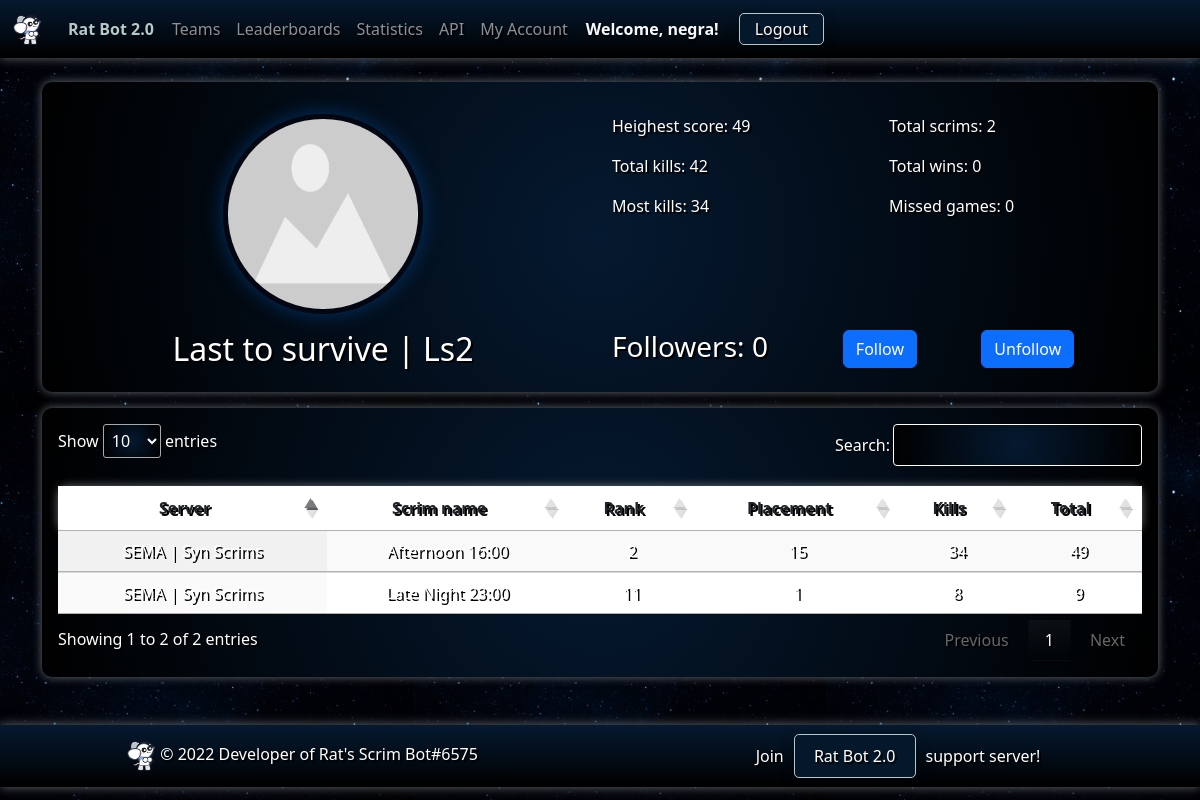
The app's page /teams/21 (signed in), older data.
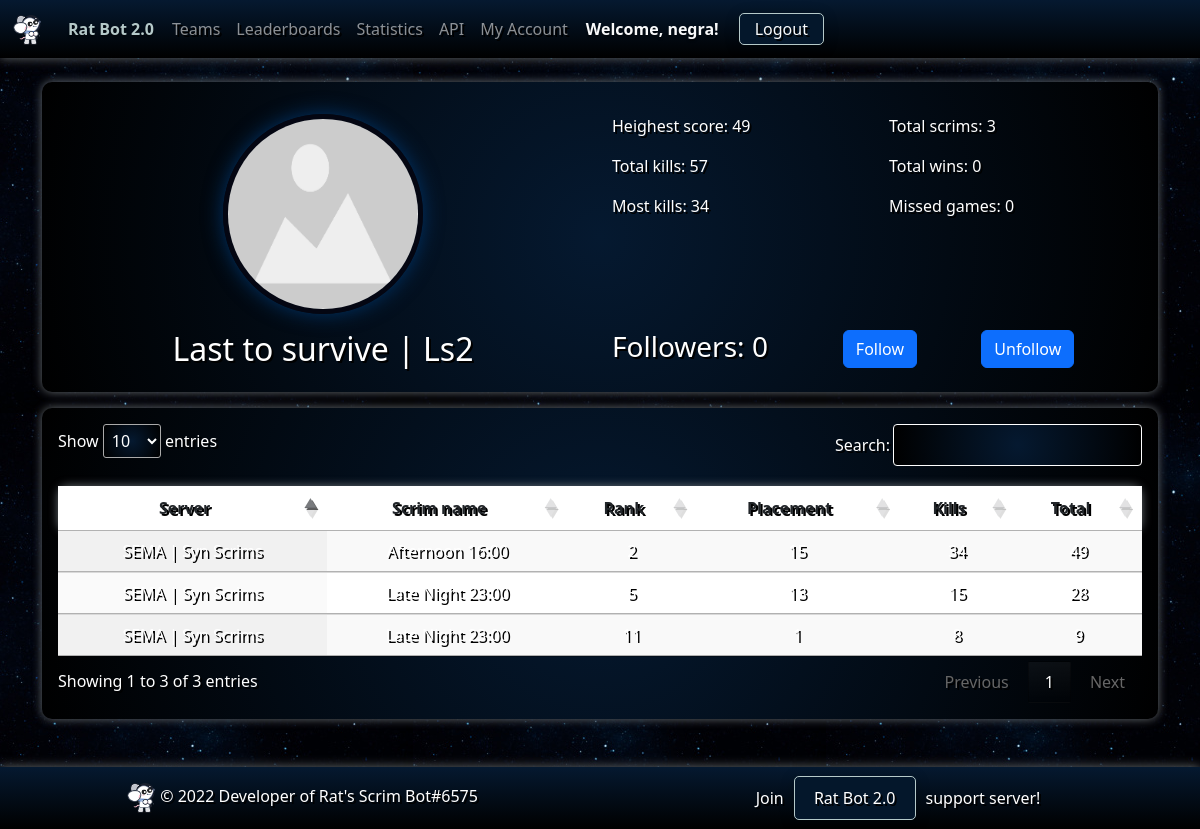
The same page, newer data.
### ratbotapp/models.py (models this page shows, shortened)
class Score(models.Model):
    id = models.AutoField(primary_key=True)
    rank = models.IntegerField(default=0)
    result = models.ForeignKey(Result, on_delete=models.CASCADE, default=None)
    team = models.ForeignKey(Team, on_delete=models.RESTRICT, default=None)
    team_managers = models.CharField(max_length=200, default='Unknown')
    wwcd = models.PositiveSmallIntegerField(default=0)
    pp = models.PositiveSmallIntegerField(default=0)
    kp = models.PositiveSmallIntegerField(default=0)
    tp = models.PositiveSmallIntegerField(default=0)
    missed_games = models.IntegerField(default=0)
    created_at = models.DateTimeField(auto_now_add=True)
    updated_at = models.DateTimeField(auto_now=True)
    def __str__(self):
        return f"#{self.rank} - {self.team.team_name} - {self.pp} - {self.kp} - {self.tp}"

class Result(models.Model):
    id = models.AutoField(primary_key=True)
    generated_by = models.CharField(default="", max_length=100)  # id of person who used %sheet results last
    server = models.ForeignKey(Server, on_delete=models.RESTRICT, default=None)
    scrim_name = models.CharField(default="", max_length=100)
    class ScrimType(models.TextChoices):
        PRO = 'pro', 'Pro'
        OPEN = 'open', 'Open'
        TOUR = 'tour', 'Tournament'
    scrim_type = models.CharField(
        max_length=4,
        choices=ScrimType.choices,
        default=ScrimType.OPEN,
    )
    date_played = models.DateField()
    time_played = models.TimeField()
    created_at = models.DateTimeField(auto_now_add=True)
    updated_at = models.DateTimeField(auto_now=True)

class Server(models.Model):
    id = models.AutoField(primary_key=True)
    guild_id = models.IntegerField(unique=True)
    guild_name = models.CharField(default="", max_length=100)
    membership = models.ForeignKey(Membership, on_delete=models.RESTRICT, null=True)
    membership_start_date = models.DateTimeField(null=True, blank=True)
    membership_end_date = models.DateTimeField(null=True, blank=True)
    profile_image = models.ImageField(upload_to='server_images/', null=True, blank=True)
    created_at = models.DateTimeField(auto_now_add=True)
    updated_at = models.DateTimeField(auto_now=True)

### ratbotapp/views.py (the view)
# urls.py: path('teams/<int:pk>', views.team_detail, name='team_detail'),
@csrf_exempt
@login_required(login_url="/accounts/discord/login")
def team_detail(request, pk):
    print("======== STARTED team_detail() =======")
    team = get_object_or_404(Team, pk=pk)
    followers = team.followers.all()
    stats = Score.objects.filter(tp__gte=0).order_by('-tp').select_related('result')[:3]
    scores = Score.objects.filter(team=team).order_by('rank')
    total_kills = 0
    missed_games = 0
    for score in scores:
        total_kills += score.kp
        missed_games += score.missed_games
    max_kills = scores.filter(kp__gte=0).order_by('-kp')[:1][0].kp
    max_points = scores.filter(tp__gte=0).order_by('-tp')[:1][0].tp
    wins = scores.filter(rank=1)
    missed_games = 0
    context = {
        'team': team,
        'stats': {
            'followers': len(followers),
            'total_scrims': len(scores),
            'max_kills': max_kills,
            'max_points': max_points,
            'total_wins': len(wins),
            'total_kills': total_kills,
            'missed_games': missed_games
        },
        'scores': scores,
    }
    pprint(context)
    return render(request, 'ratbot/team_detail.html', context)

### ratbotapp/models.py (called while the page is built)
    def __str__(self):
        return f"{self.team_name} | {self.team_tag}"

### ratbotapp/templates/ratbot/team_detail.html (shortened to what this page needs)
{% extends 'ratbot/base/base.html' %}
{% load static %}
{% block body %}
<div class="container">
    <div class="gradient-2 p-3 mt-4 mb-3">
        <div class="row mt-3 mb-3">
            <div class="col-6">
                {% if team.team_image %}
                    <img class="team-image" style="height:200px;width:200px;border-radius:50%;margin: 0 auto;display: block;border: 5px solid #040612;box-shadow: 0 0 20px #003366;" src="{{ team.team_image.url }}" alt="{{ team.team_name }}">
                {% else %}
                    <img class="team-image" style="height:200px;width:200px;border-radius:50%;margin: 0 auto;display: block;border: 5px solid #040612;box-shadow: 0 0 20px #003366;"  src="{% static 'ratbot/images/default_team_image.png' %}" alt="{{ team.team_name }}">
                {% endif %}
            </div>
            <div class="col-6">
                <div class="row">
                    <div class="col-6">
                        <p>Heighest score: {{ stats.max_points }}</p>
                        <p>Total kills: {{ stats.total_kills }}</p>
                        <p>Most kills: {{ stats.max_kills }}</p>
                    </div>
                    <div class="col-6">
                        <p>Total scrims: {{ stats.total_scrims }}</p>
                        <p>Total wins: {{ stats.total_wins }}</p>
                        <p>Missed games: {{ stats.missed_games }}</p>
                    </div>
                </div>
            </div>
        </div>
        <div class="row">
            <div class="col-6 text-center">
                <h2>{{team.team_name}} | {{team.team_tag}}</h2>
            </div>
            <div class="col-6">
                <div class="row">
                    <div class="col-5">
                        <h3>Followers: {{stats.followers}}</h3>
                    </div>
                    <div class="col-3">
                        <form method="POST" action="{% url 'follow_team' team.id %}">
                          <button type="submit" class="btn btn-primary">Follow</button>
                        </form>
                    </div>
                    <div class="col-3">
                        <form method="POST" action="{% url 'unfollow_team' team.id %}">
                          <button type="submit" class="btn btn-primary">Unfollow</button>
                        </form>
                    </div>
                </div>
            </div>
        </div>
    </div>
    <div class="gradient-2 p-3 mt-2">
    <table id="team_detail" class="table table-striped display">
            <thead class="gradient" style="color:white;">
            <tr>
                <th scope="col" class="dt-center">Server</th>
                <th scope="col" class="dt-center">Scrim name</th>
                <th scope="col" class="dt-center">Rank</th>
                <th scope="col" class="dt-center">Placement</th>
                <th scope="col" class="dt-center">Kills</th>
                <th scope="col" class="dt-center">Total</th>
            </tr>
            </thead>
            <tbody>
            {% for score in scores %}
            <tr>
                <td class="dt-center" style="color:white;">{{ score.result.server.guild_name}}</td>
                <td class="dt-center" style="color:white;">{{ score.result.scrim_name}}</td>
                <td class="dt-center" style="color:white;">{{ score.rank }}</td>
                <td class="dt-center" style="color:white;">{{ score.pp }}</td>
                <td class="dt-center" style="color:white;">{{ score.kp }}</td>
                <td class="dt-center" style="color:white;">{{ score.tp }}</td>
            </tr>
            {% endfor %}
            </tbody>
        </table>
    </div>
</div>
{% endblock %}

Row changes from the older to the newer data that the page shows:
added Score: result.server.guild_name "SEMA | Syn Scrims", result.scrim_name "Late Night 23:00", rank "5", pp "13", kp "15", tp "28"
Text that changed along with them:
{{ stats.total_kills }}: "42" → "57"
{{ stats.total_scrims }}: "2" → "3"
text written by a page script: "Show entries Search: Showing 1 to 2 of 2 entries Previous 1 Next" → "Show entries Search: Showing 1 to 3 of 3 entries Previous 1 Next"
